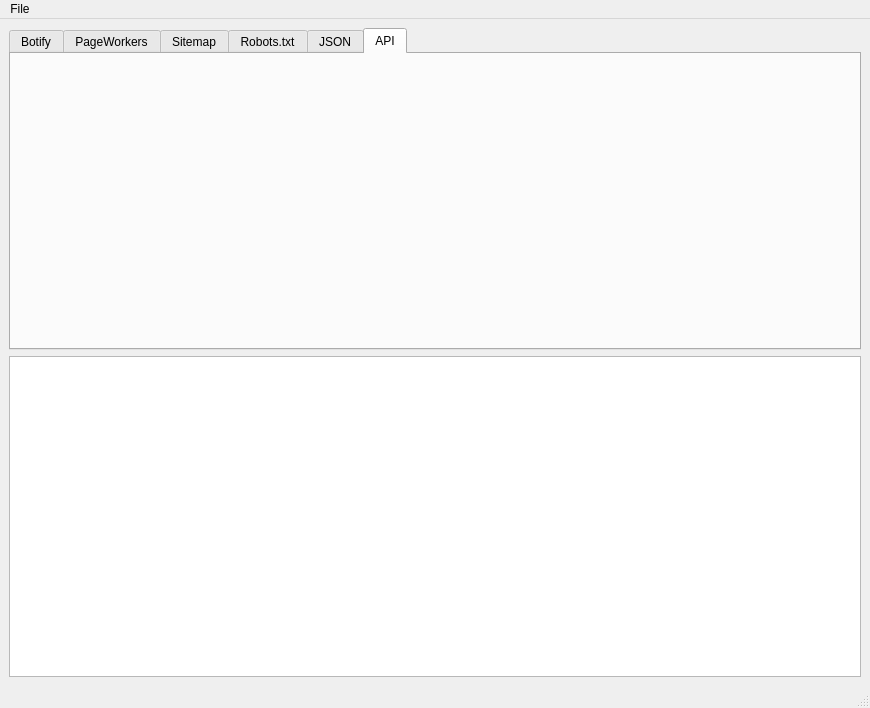
<?xml version="1.0" encoding="UTF-8"?>
<ui version="4.0">
 <class>MainWindow</class>
 <widget class="QMainWindow" name="MainWindow">
  <property name="geometry">
   <rect>
    <x>0</x>
    <y>0</y>
    <width>870</width>
    <height>708</height>
   </rect>
  </property>
  <property name="windowTitle">
   <string>MainWindow</string>
  </property>
  <widget class="QWidget" name="centralwidget">
   <layout class="QHBoxLayout" name="horizontalLayout">
    <item>
     <layout class="QVBoxLayout" name="verticalLayout" stretch="0,0">
      <item>
       <widget class="QTabWidget" name="tabWidget">
        <property name="currentIndex">
         <number>5</number>
        </property>
        <widget class="QWidget" name="tab">
         <attribute name="title">
          <string>Botify</string>
         </attribute>
         <widget class="QPushButton" name="pushButton_open">
          <property name="geometry">
           <rect>
            <x>10</x>
            <y>10</y>
            <width>221</width>
            <height>29</height>
           </rect>
          </property>
          <property name="text">
           <string>Open your SC/BLA Export File</string>
          </property>
         </widget>
         <widget class="QLabel" name="labelFilename">
          <property name="geometry">
           <rect>
            <x>20</x>
            <y>240</y>
            <width>811</width>
            <height>16</height>
           </rect>
          </property>
          <property name="text">
           <string>Selected file</string>
          </property>
         </widget>
         <widget class="QPushButton" name="pushButton_query">
          <property name="geometry">
           <rect>
            <x>680</x>
            <y>50</y>
            <width>141</width>
            <height>24</height>
           </rect>
          </property>
          <property name="text">
           <string>Get Top Query Parameter</string>
          </property>
         </widget>
         <widget class="QTextEdit" name="textEdit">
          <property name="geometry">
           <rect>
            <x>10</x>
            <y>40</y>
            <width>651</width>
            <height>51</height>
           </rect>
          </property>
          <property name="html">
           <string>&lt;!DOCTYPE HTML PUBLIC &quot;-//W3C//DTD HTML 4.0//EN&quot; &quot;http://www.w3.org/TR/REC-html40/strict.dtd&quot;&gt;
&lt;html&gt;&lt;head&gt;&lt;meta name=&quot;qrichtext&quot; content=&quot;1&quot; /&gt;&lt;meta charset=&quot;utf-8&quot; /&gt;&lt;style type=&quot;text/css&quot;&gt;
p, li { white-space: pre-wrap; }
hr { height: 1px; border-width: 0; }
li.unchecked::marker { content: &quot;\2610&quot;; }
li.checked::marker { content: &quot;\2612&quot;; }
&lt;/style&gt;&lt;/head&gt;&lt;body style=&quot; font-family:'Segoe UI'; font-size:9pt; font-weight:400; font-style:normal;&quot;&gt;
&lt;p style=&quot; margin-top:0px; margin-bottom:0px; margin-left:0px; margin-right:0px; -qt-block-indent:0; text-indent:0px;&quot;&gt;Go to &lt;span style=&quot; font-weight:700;&quot;&gt;SiteCrawler&lt;/span&gt; or &lt;span style=&quot; font-weight:700;&quot;&gt;Log Analyzer&lt;/span&gt; and export URLs containing query parameters&lt;/p&gt;
&lt;p style=&quot; margin-top:0px; margin-bottom:0px; margin-left:0px; margin-right:0px; -qt-block-indent:0; text-indent:0px;&quot;&gt;Suggested filter: URL Query match regex .+&lt;/p&gt;&lt;/body&gt;&lt;/html&gt;</string>
          </property>
         </widget>
         <widget class="QTextEdit" name="textEdit_2">
          <property name="geometry">
           <rect>
            <x>10</x>
            <y>150</y>
            <width>361</width>
            <height>51</height>
           </rect>
          </property>
          <property name="html">
           <string>&lt;!DOCTYPE HTML PUBLIC &quot;-//W3C//DTD HTML 4.0//EN&quot; &quot;http://www.w3.org/TR/REC-html40/strict.dtd&quot;&gt;
&lt;html&gt;&lt;head&gt;&lt;meta name=&quot;qrichtext&quot; content=&quot;1&quot; /&gt;&lt;meta charset=&quot;utf-8&quot; /&gt;&lt;style type=&quot;text/css&quot;&gt;
p, li { white-space: pre-wrap; }
hr { height: 1px; border-width: 0; }
li.unchecked::marker { content: &quot;\2610&quot;; }
li.checked::marker { content: &quot;\2612&quot;; }
&lt;/style&gt;&lt;/head&gt;&lt;body style=&quot; font-family:'Segoe UI'; font-size:9pt; font-weight:400; font-style:normal;&quot;&gt;
&lt;p style=&quot; margin-top:0px; margin-bottom:0px; margin-left:0px; margin-right:0px; -qt-block-indent:0; text-indent:0px;&quot;&gt;Go to &lt;span style=&quot; font-weight:700;&quot;&gt;Keywords Explorer&lt;/span&gt; and choose Keyword, Impressions, and Clicks as columns (the default view)&lt;/p&gt;&lt;/body&gt;&lt;/html&gt;</string>
          </property>
         </widget>
         <widget class="QPushButton" name="pushButton_keyword">
          <property name="geometry">
           <rect>
            <x>380</x>
            <y>150</y>
            <width>151</width>
            <height>24</height>
           </rect>
          </property>
          <property name="text">
           <string>Get Top unique Keyword</string>
          </property>
         </widget>
         <widget class="QRadioButton" name="radioButton_csv">
          <property name="geometry">
           <rect>
            <x>540</x>
            <y>150</y>
            <width>111</width>
            <height>20</height>
           </rect>
          </property>
          <property name="text">
           <string>In the Window</string>
          </property>
          <property name="checked">
           <bool>true</bool>
          </property>
         </widget>
         <widget class="QRadioButton" name="radioButton_cloud">
          <property name="geometry">
           <rect>
            <x>670</x>
            <y>150</y>
            <width>161</width>
            <height>20</height>
           </rect>
          </property>
          <property name="text">
           <string>TagClouds (limited to 100)</string>
          </property>
         </widget>
         <widget class="QComboBox" name="comboBox_language">
          <property name="geometry">
           <rect>
            <x>580</x>
            <y>180</y>
            <width>81</width>
            <height>22</height>
           </rect>
          </property>
          <item>
           <property name="text">
            <string>english</string>
           </property>
          </item>
          <item>
           <property name="text">
            <string>french</string>
           </property>
          </item>
          <item>
           <property name="text">
            <string>german</string>
           </property>
          </item>
          <item>
           <property name="text">
            <string>italian</string>
           </property>
          </item>
          <item>
           <property name="text">
            <string>spanish</string>
           </property>
          </item>
         </widget>
         <widget class="QLabel" name="label_3">
          <property name="geometry">
           <rect>
            <x>380</x>
            <y>180</y>
            <width>191</width>
            <height>31</height>
           </rect>
          </property>
          <property name="text">
           <string>Language for removing stop words</string>
          </property>
         </widget>
         <widget class="QPushButton" name="pushButton_open_2">
          <property name="geometry">
           <rect>
            <x>10</x>
            <y>120</y>
            <width>221</width>
            <height>29</height>
           </rect>
          </property>
          <property name="text">
           <string>Open your RK Export File</string>
          </property>
         </widget>
        </widget>
        <widget class="QWidget" name="tab_2">
         <attribute name="title">
          <string>PageWorkers</string>
         </attribute>
         <layout class="QFormLayout" name="formLayout">
          <item row="0" column="0">
           <widget class="QLabel" name="label">
            <property name="text">
             <string>URL</string>
            </property>
           </widget>
          </item>
          <item row="0" column="1">
           <widget class="QLineEdit" name="lineEditURL"/>
          </item>
          <item row="1" column="1">
           <widget class="QPushButton" name="pushButton_GoURL">
            <property name="text">
             <string>Go</string>
            </property>
           </widget>
          </item>
          <item row="2" column="0" colspan="2">
           <layout class="QVBoxLayout" name="verticalLayout_2">
            <property name="sizeConstraint">
             <enum>QLayout::SizeConstraint::SetDefaultConstraint</enum>
            </property>
           </layout>
          </item>
         </layout>
        </widget>
        <widget class="QWidget" name="tab_3">
         <attribute name="title">
          <string>Sitemap</string>
         </attribute>
         <widget class="QLineEdit" name="lineEdit_sitemap">
          <property name="geometry">
           <rect>
            <x>90</x>
            <y>150</y>
            <width>651</width>
            <height>22</height>
           </rect>
          </property>
         </widget>
         <widget class="QLabel" name="label_2">
          <property name="geometry">
           <rect>
            <x>10</x>
            <y>150</y>
            <width>131</width>
            <height>16</height>
           </rect>
          </property>
          <property name="text">
           <string>Sitemaps URL</string>
          </property>
         </widget>
         <widget class="QPushButton" name="pushButton_sitemap">
          <property name="geometry">
           <rect>
            <x>760</x>
            <y>150</y>
            <width>75</width>
            <height>24</height>
           </rect>
          </property>
          <property name="text">
           <string>Retrieve</string>
          </property>
         </widget>
         <widget class="QTextEdit" name="textEdit_3">
          <property name="geometry">
           <rect>
            <x>20</x>
            <y>20</y>
            <width>801</width>
            <height>71</height>
           </rect>
          </property>
          <property name="html">
           <string>&lt;!DOCTYPE HTML PUBLIC &quot;-//W3C//DTD HTML 4.0//EN&quot; &quot;http://www.w3.org/TR/REC-html40/strict.dtd&quot;&gt;
&lt;html&gt;&lt;head&gt;&lt;meta name=&quot;qrichtext&quot; content=&quot;1&quot; /&gt;&lt;meta charset=&quot;utf-8&quot; /&gt;&lt;style type=&quot;text/css&quot;&gt;
p, li { white-space: pre-wrap; }
hr { height: 1px; border-width: 0; }
li.unchecked::marker { content: &quot;\2610&quot;; }
li.checked::marker { content: &quot;\2612&quot;; }
&lt;/style&gt;&lt;/head&gt;&lt;body style=&quot; font-family:'Segoe UI'; font-size:9pt; font-weight:400; font-style:normal;&quot;&gt;
&lt;p style=&quot; margin-top:0px; margin-bottom:0px; margin-left:0px; margin-right:0px; -qt-block-indent:0; text-indent:0px;&quot;&gt;Extract all URLs present in the sitemap.&lt;/p&gt;
&lt;p style=&quot; margin-top:0px; margin-bottom:0px; margin-left:0px; margin-right:0px; -qt-block-indent:0; text-indent:0px;&quot;&gt;If hreflang is present add columns with the link between the url and language&lt;/p&gt;&lt;/body&gt;&lt;/html&gt;</string>
          </property>
         </widget>
        </widget>
        <widget class="QWidget" name="tab_4">
         <attribute name="title">
          <string>Robots.txt</string>
         </attribute>
         <widget class="QPlainTextEdit" name="plainTextEdit_rules">
          <property name="geometry">
           <rect>
            <x>70</x>
            <y>50</y>
            <width>751</width>
            <height>101</height>
           </rect>
          </property>
          <property name="font">
           <font>
            <family>Lucida Console</family>
           </font>
          </property>
         </widget>
         <widget class="QComboBox" name="comboBox_ua">
          <property name="geometry">
           <rect>
            <x>490</x>
            <y>10</y>
            <width>331</width>
            <height>26</height>
           </rect>
          </property>
          <item>
           <property name="text">
            <string>Mozilla/5.0 (Windows NT 10.0; Win64; x64; rv:137.0) Gecko/20100101 Firefox/137.0)</string>
           </property>
          </item>
          <item>
           <property name="text">
            <string>Mozilla/5.0 AppleWebKit/537.36 (KHTML, like Gecko; compatible; Googlebot/2.1; +http://www.google.com/bot.html) Chrome/W.X.Y.Z Safari/537.36</string>
           </property>
          </item>
          <item>
           <property name="text">
            <string>Mozilla/5.0 (compatible; botify; http://botify.com)</string>
           </property>
          </item>
         </widget>
         <widget class="QLabel" name="label_4">
          <property name="geometry">
           <rect>
            <x>470</x>
            <y>10</y>
            <width>49</width>
            <height>16</height>
           </rect>
          </property>
          <property name="text">
           <string>UA</string>
          </property>
         </widget>
         <widget class="QPushButton" name="pushButton_retrieve_robots">
          <property name="geometry">
           <rect>
            <x>390</x>
            <y>10</y>
            <width>75</width>
            <height>24</height>
           </rect>
          </property>
          <property name="text">
           <string>Retrieve</string>
          </property>
         </widget>
         <widget class="QLineEdit" name="lineEdit_rob">
          <property name="geometry">
           <rect>
            <x>80</x>
            <y>10</y>
            <width>301</width>
            <height>22</height>
           </rect>
          </property>
         </widget>
         <widget class="QLabel" name="label_5">
          <property name="geometry">
           <rect>
            <x>0</x>
            <y>10</y>
            <width>81</width>
            <height>16</height>
           </rect>
          </property>
          <property name="text">
           <string>Robots.txt URL</string>
          </property>
         </widget>
         <widget class="QPlainTextEdit" name="plainTextEdit_urls">
          <property name="geometry">
           <rect>
            <x>70</x>
            <y>160</y>
            <width>751</width>
            <height>101</height>
           </rect>
          </property>
         </widget>
         <widget class="QLabel" name="label_6">
          <property name="geometry">
           <rect>
            <x>10</x>
            <y>80</y>
            <width>49</width>
            <height>16</height>
           </rect>
          </property>
          <property name="text">
           <string>Rules</string>
          </property>
         </widget>
         <widget class="QLabel" name="label_7">
          <property name="geometry">
           <rect>
            <x>10</x>
            <y>190</y>
            <width>49</width>
            <height>16</height>
           </rect>
          </property>
          <property name="text">
           <string>URLs</string>
          </property>
         </widget>
         <widget class="QPushButton" name="pushButton_check_robots">
          <property name="geometry">
           <rect>
            <x>70</x>
            <y>260</y>
            <width>751</width>
            <height>24</height>
           </rect>
          </property>
          <property name="text">
           <string>Check URLs</string>
          </property>
         </widget>
        </widget>
        <widget class="QWidget" name="tab_5">
         <attribute name="title">
          <string>JSON</string>
         </attribute>
         <widget class="QLineEdit" name="lineEdit_burl">
          <property name="geometry">
           <rect>
            <x>150</x>
            <y>260</y>
            <width>541</width>
            <height>22</height>
           </rect>
          </property>
         </widget>
         <widget class="QLabel" name="label_8">
          <property name="geometry">
           <rect>
            <x>20</x>
            <y>260</y>
            <width>121</width>
            <height>16</height>
           </rect>
          </property>
          <property name="text">
           <string>Botify's URL with filter</string>
          </property>
         </widget>
         <widget class="QPushButton" name="pushButton_json">
          <property name="geometry">
           <rect>
            <x>720</x>
            <y>260</y>
            <width>75</width>
            <height>24</height>
           </rect>
          </property>
          <property name="text">
           <string>Get JSON</string>
          </property>
         </widget>
         <widget class="QLabel" name="label_9">
          <property name="geometry">
           <rect>
            <x>20</x>
            <y>100</y>
            <width>81</width>
            <height>16</height>
           </rect>
          </property>
          <property name="text">
           <string>JSON input</string>
          </property>
         </widget>
         <widget class="QPushButton" name="pushButton_json_validate">
          <property name="geometry">
           <rect>
            <x>740</x>
            <y>90</y>
            <width>91</width>
            <height>71</height>
           </rect>
          </property>
          <property name="text">
           <string>Validate 
 and 
Make beautiful</string>
          </property>
         </widget>
         <widget class="QPlainTextEdit" name="plainTextEdit_json">
          <property name="geometry">
           <rect>
            <x>90</x>
            <y>20</y>
            <width>631</width>
            <height>201</height>
           </rect>
          </property>
         </widget>
        </widget>
        <widget class="QWidget" name="tab_6">
         <attribute name="title">
          <string>API</string>
         </attribute>
        </widget>
       </widget>
      </item>
      <item>
       <widget class="QTextBrowser" name="textBrowserOutput"/>
      </item>
     </layout>
    </item>
   </layout>
  </widget>
  <widget class="QMenuBar" name="menubar">
   <property name="geometry">
    <rect>
     <x>0</x>
     <y>0</y>
     <width>870</width>
     <height>22</height>
    </rect>
   </property>
   <widget class="QMenu" name="menuFile">
    <property name="title">
     <string>File</string>
    </property>
    <addaction name="actionExit"/>
   </widget>
   <addaction name="menuFile"/>
  </widget>
  <widget class="QStatusBar" name="statusbar"/>
  <action name="actionExit">
   <property name="text">
    <string>Exit</string>
   </property>
  </action>
 </widget>
 <resources/>
 <connections/>
</ui>
